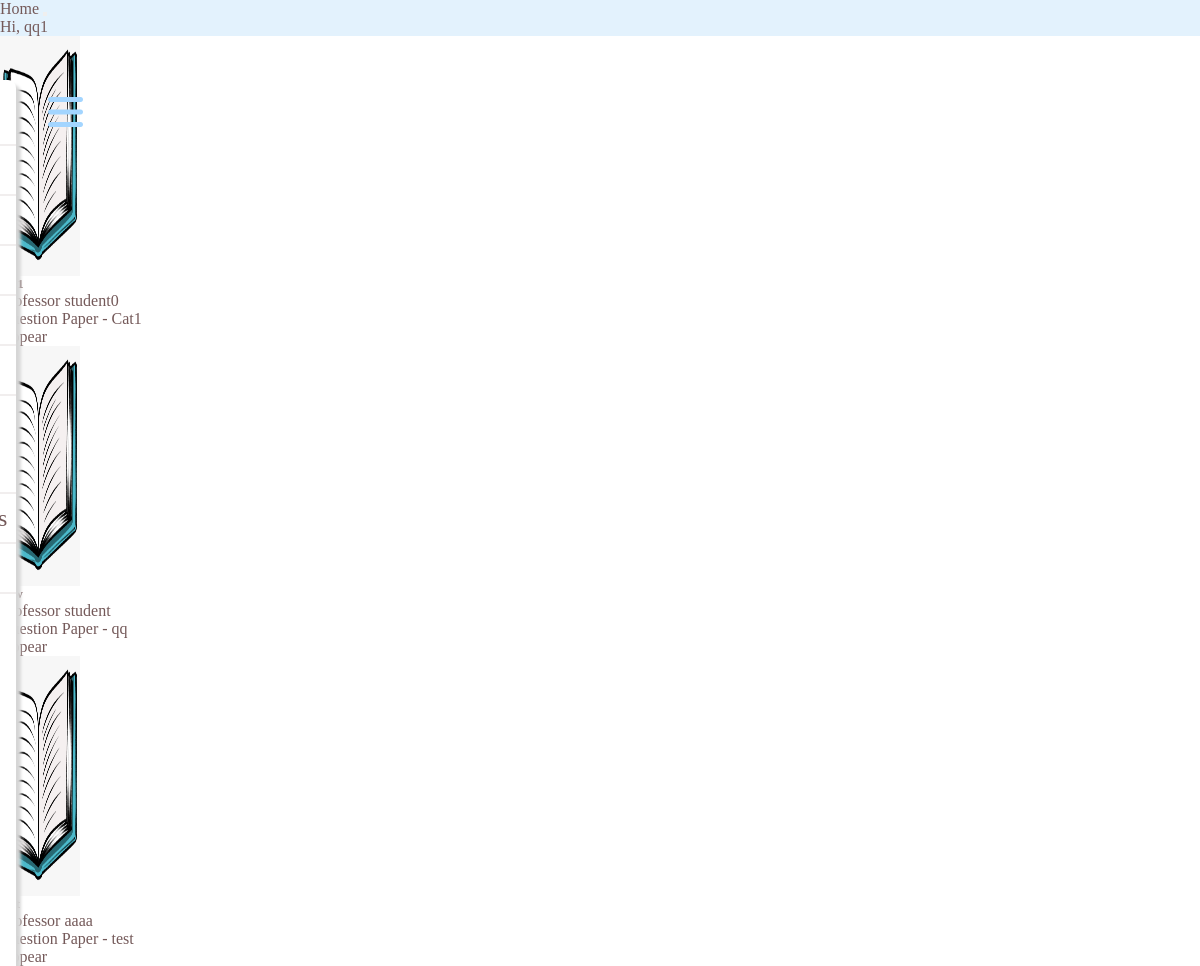
The app's page /exams/student/viewexams/ (signed in) with its own data.
### questions/models.py (models this page shows, shortened)
class Exam_Model(models.Model):
    professor = models.ForeignKey(User, limit_choices_to={'groups__name': "Professor"}, on_delete=models.CASCADE)
    name = models.CharField(max_length=50)
    total_marks = models.IntegerField()
    question_paper = models.ForeignKey(Question_Paper, on_delete=models.CASCADE, related_name='exams')
    start_time = models.DateTimeField(default=datetime.now())
    end_time = models.DateTimeField(default=datetime.now())

### questions/questionpaper_models.py (models this page shows, shortened)
class Question_Paper(models.Model):
    professor = models.ForeignKey(User, limit_choices_to={'groups__name': "Professor"}, on_delete=models.CASCADE)
    qPaperTitle = models.CharField(max_length=100)
    questions = models.ManyToManyField(Question_DB)

### questions/views.py (the view)
# urls.py: path('student/viewexams/',views.view_exams_student,name="view_exams_student"),
@login_required(login_url='login')
def view_exams_student(request):
    exams = Exam_Model.objects.all()
    list_of_completed = []
    list_un = []
    for exam in exams:
        if StuExam_DB.objects.filter(examname=exam.name ,student=request.user).exists():
            if StuExam_DB.objects.get(examname=exam.name,student=request.user).completed == 1:
                list_of_completed.append(exam)
        else:
            list_un.append(exam)
    return render(request,'exam/mainexamstudent.html',{
        'exams':list_un,
        'completed':list_of_completed
    })

### templates/exam/mainexamstudent.html (shortened to what this page needs)
{% extends 'base.html' %}
{% load static %}
{% block css_block %}
<link rel="stylesheet" href="https://unpkg.com/bootstrap-material-design@4.1.1/dist/css/bootstrap-material-design.min.css">
{% endblock %}
{% block body %}
    <div class="container">
            <div class="row">
                {% if exams %}
                    {% for exam in exams %}
                        <div class="card col-md-3 mt-3 ml-3 text-center" style="width: 18rem;">
                            <img class="card-img-top" src="{% static 'img/book.png' %}">
                            <div class="card-body">
                                <h5 class="card-title">{{exam.name}}</h5>
                                <p class="card-text text-center">Professor {{exam.professor}}</p>
                            </div>
                            <ul class="list-group list-group-flush">
                                <li class="list-group-item text-center">Question Paper - {{exam.question_paper.qPaperTitle}}</li>
                            </ul>
                            <div class="card-body text-center">
                                <a onclick = window.open("{% url 'appear-exam' exam.id  %}","","width=800,height=800") target="_blank" class="btn btn-outline-danger">Appear</a>
                            </div>
                        </div>
                    {% endfor %}
                {% else %}
            <div class="jumbotron col-md-12 text-center bg-success">
                NO PENDING EXAMS
            </div>
        {% endif %}
            </div>
    </div>
{% endblock %}

### templates/base.html (shortened to what this page needs)
{% load static %}
<html lang="en">
<head>
     {% block css_block %}{% endblock %}
</head>
<body>
    <nav class="navbar navbar-light" style="background-color: #e3f2fd;">
      <a href="{% url 'index' %}" style="color:#745959" >Home</a>
      <button class="navbar-toggler position-absolute d-md-none collapsed" type="button" data-toggle="collapse" data-target="#sidebarMenu" aria-controls="sidebarMenu" aria-expanded="false" aria-label="Toggle navigation">
      </button>
      <ul class="navbar-nav px-3" style="display:flex;flex-direction:row;align-items:center">
        <li class="nav-item text-nowrap">
          <a class="nav-link" href="{% url 'email-student-pref' %}">Hi, {{request.user.username}}</a>
        </li>
      </ul>
    </nav>
    {% include 'partials/_sidebar.html' %}
      {% block body %}
      {% endblock %}
</body>
</html>

### templates/base.html (style rules this page uses)
* { color: #745959; }

### templates/partials/_sidebar.html (style rules this page uses)
* { margin: 0; padding: 0; list-style: none; text-decoration: none; }

### templates/exam/mainexamstudent.html (style rules this page uses)
img { height:15em; width:5em; }

### records on screen
Exam_Model: professor "student0", question_paper.qPaperTitle "Cat1"
Exam_Model: professor "student", question_paper.qPaperTitle "qq"
Exam_Model: professor "aaaa", question_paper.qPaperTitle "test"

### other values on screen
{{ request.user.username }} "qq1"
